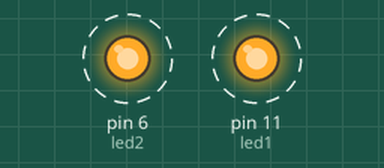
Recording of a sketch running on a simulated Arduino Uno, built with avr-gcc and run on an emulated ATmega328P. Parts: output pins drawn as LEDs (lit = HIGH). Dashed ring = blinking. What the sketch prints to the serial monitor is not drawn.

Above: at 0.5 s.
Timing chart, 0 to 4.6 s (numbered marks = the images above):
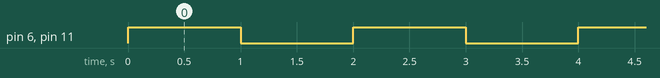

The sketch:

LED_BLINK_SIMULTANEOUSLY.ino
```cpp
#define led1 11
#define led2 6

void setup() {
  pinMode(led1, OUTPUT);
  pinMode(led2, OUTPUT);

  Serial.begin(9600);
}

void loop() {
  Serial.println("LEDs ON");
  digitalWrite(led1, HIGH);
  digitalWrite(led2, HIGH);
  delay(1000);

  Serial.println("LEDs OFF");
  digitalWrite(led1, LOW);
  digitalWrite(led2, LOW);
  delay(1000);
}
```

Measured:
- by itself, pin 6 (led2), pin 11 (led1): alternates HIGH for 1.0 s and LOW for 1.0 s
